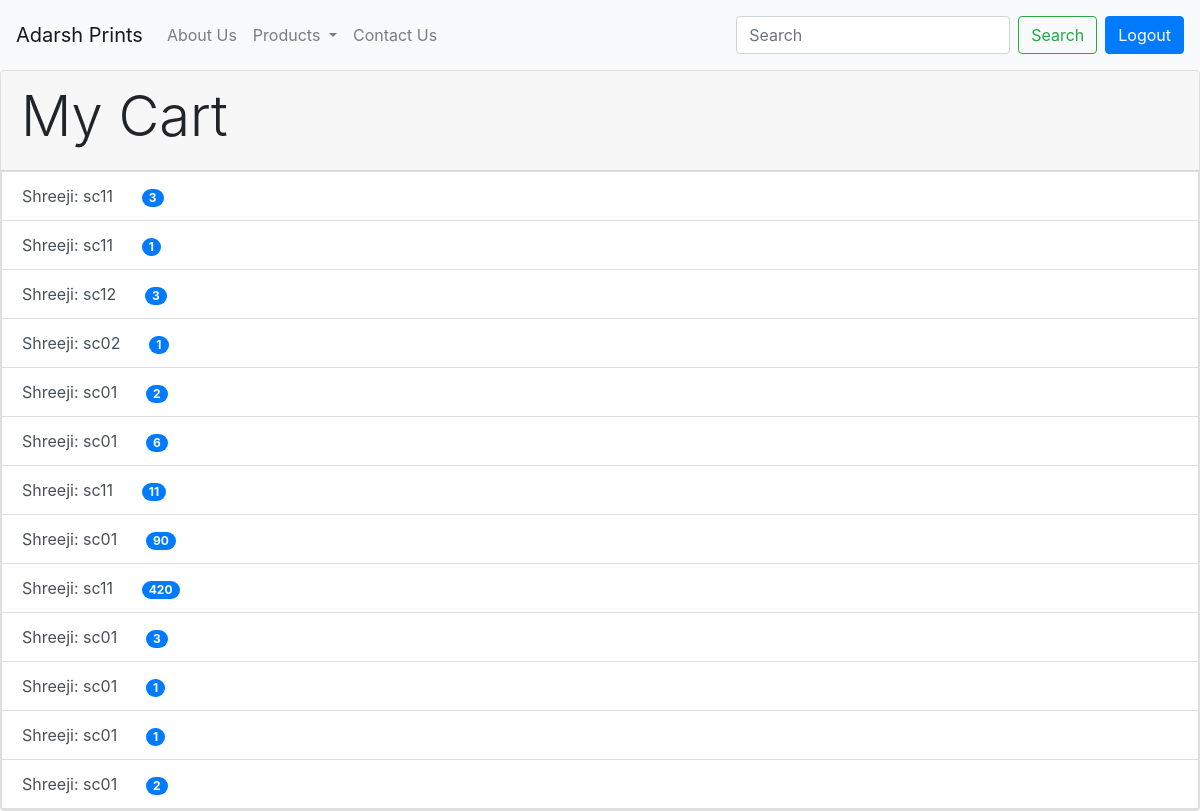
Page /cart (signed in) on the committed database.
### card/models.py (models this page shows)
class Buy_Model(models.Model):
    item = models.CharField(max_length=50)
    quantity = models.IntegerField()
    user = models.ForeignKey(User, on_delete=models.CASCADE)

### card/views.py (the view, shortened to what this page needs)
# urls.py: path('cart', views.CartView.as_view()),
class CartView(View):
    def get(self, request, *args, **kwargs):
        if request.user.is_authenticated:
            user = Buy_Model.objects.filter(user=request.user)
            quantity_list = []
            quality = []
            for i in user:
                print(i)
                quantity_list.append(i.quantity)
                quality.append(i.item)
            pair = zip(quality, quantity_list)
            empty = []
            for x in pair:
                print(x)
                empty.append(x)
            print(empty)
            total_pcs = sum(quantity_list)
            print(quality)
            print(quantity_list)
            context = {'quantity_list':quantity_list, 'items':user, 'total_pcs':total_pcs}
            return render(request, 'card/cart.html', context=context)
        else:
            return render(request, 'card/cart.html')

### card/templates/card/cart.html (shortened to what this page needs)
<!doctype html>
<html lang="en" xmlns="http://www.w3.org/1999/html">
  <head>
    <link rel="stylesheet" href="https://cdn.jsdelivr.net/npm/bootstrap@4.5.3/dist/css/bootstrap.min.css">
  </head>
  <body>
<nav class="navbar navbar-expand-lg navbar-light bg-light">
  <a class="navbar-brand" href="/">Adarsh Prints</a>
  <div class="collapse navbar-collapse" id="navbarSupportedContent">
    <ul class="navbar-nav mr-auto">
      <li class="nav-item">
        <a class="nav-link" href="/about">About Us</a>
      </li>
      <li class="nav-item dropdown">
        <a class="nav-link dropdown-toggle" href="#" id="navbarDropdown" role="button" data-toggle="dropdown" aria-haspopup="true" aria-expanded="false">
          Products
        </a>
      </li>
      <li class="nav-item">
        <a class="nav-link" href="/contact">Contact Us</a>
      </li>
    </ul>
    <form action="/search" class="form-inline my-2 my-lg-0" method="get">
      <input class="form-control mr-sm-2 my-2" type="search" placeholder="Search" aria-label="Search" name="q">
      <button class="btn btn btn-outline-success navbar-btn mr-sm-2 my-2">Search</button>
    </form>
    {% if request.user.is_authenticated %}
    <form action="/cart" method="post">
          <button name="authenticate_logout" class="btn btn-primary navbar-btn">Logout</button>
    </form>
    {% endif %}
  </div>
</nav>
  {%if request.user.is_authenticated%}
<div class="card">
  <div class="card-header">
    <h1 class="display-4">My Cart</h1>
  </div>
  <div class="list-group">
    {% if quantity_list %}
    <form action="/cart" method="post">
    {% for item in items %}
  <button name="{{item.item}}" type="submit" class="list-group-item list-group-item-action">
    Shreeji: {{ item.item }}
    <span class="badge badge-primary badge-pill ml-4">{{ item.quantity }}</span>
  </button>
    {% endfor %}
    </form>
</div>
   {%endif%}
  {%endif%}
  </body>
</html>

### rows in the picture
Buy_Model: item "sc11", quantity "3"
Buy_Model: item "sc11", quantity "1"
Buy_Model: item "sc12", quantity "3"
Buy_Model: item "sc02", quantity "1"
Buy_Model: item "sc01", quantity "2"
Buy_Model: item "sc01", quantity "6"
Buy_Model: item "sc11", quantity "11"
Buy_Model: item "sc01", quantity "90"
Buy_Model: item "sc11", quantity "420"
Buy_Model: item "sc01", quantity "3"
Buy_Model: item "sc01", quantity "1"
Buy_Model: item "sc01", quantity "1"
Buy_Model: item "sc01", quantity "2"
